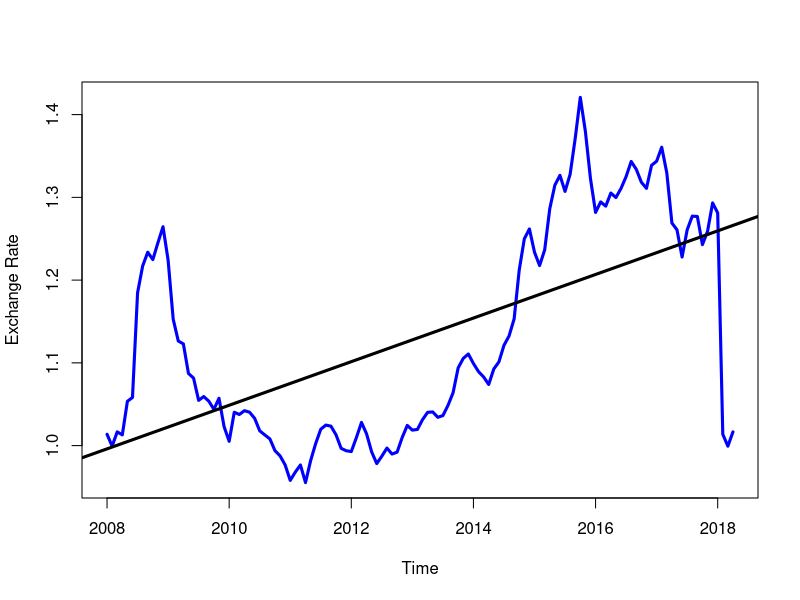
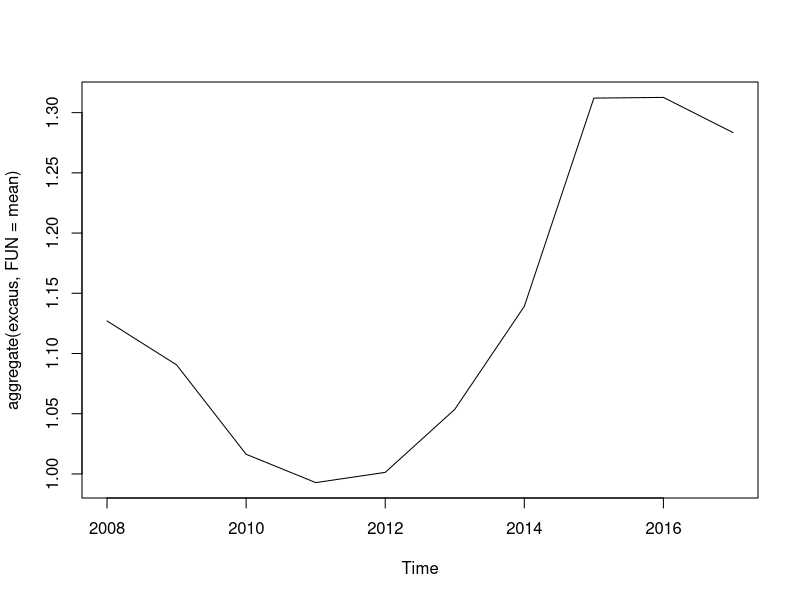
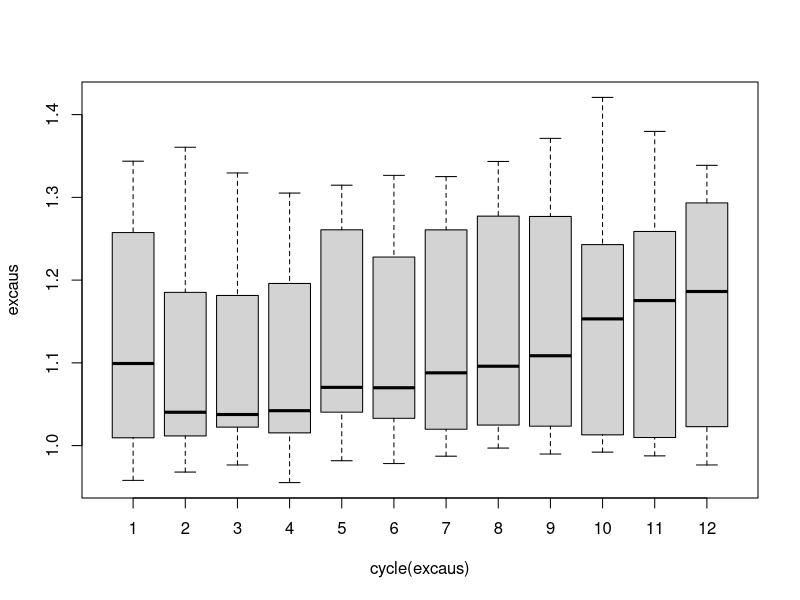
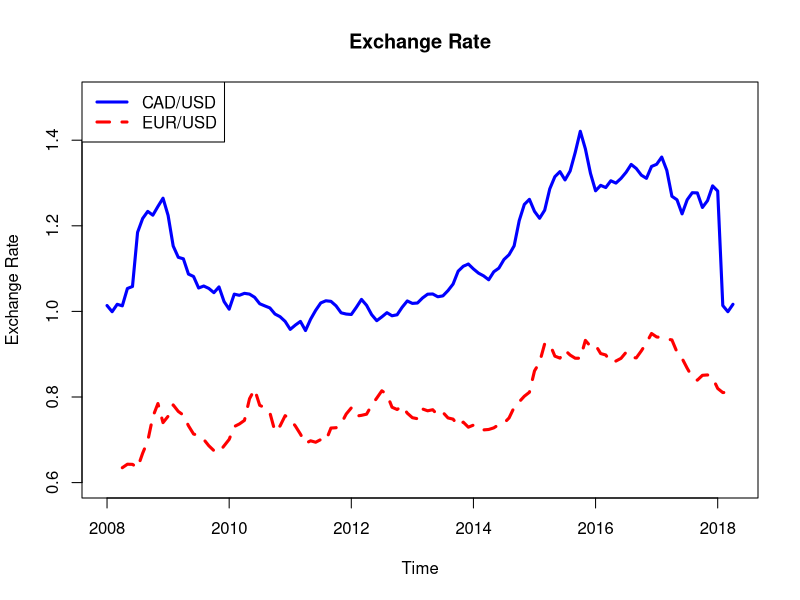
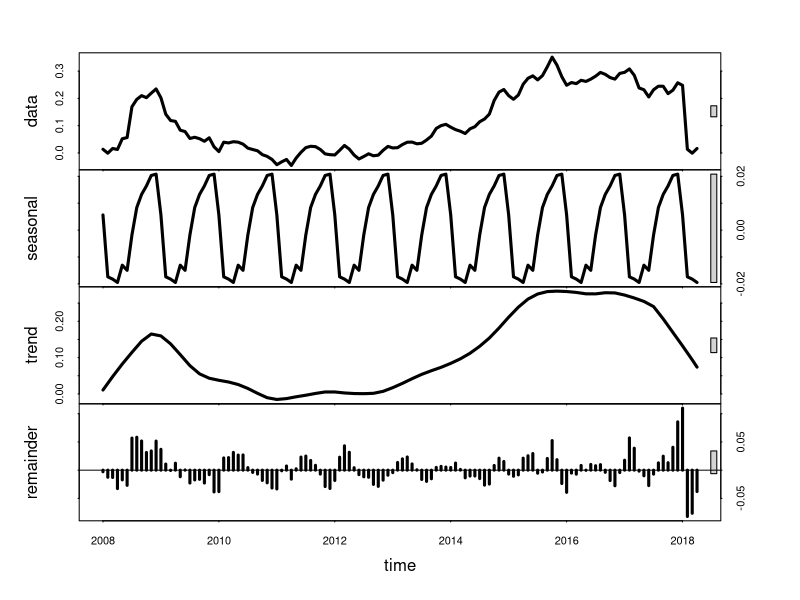
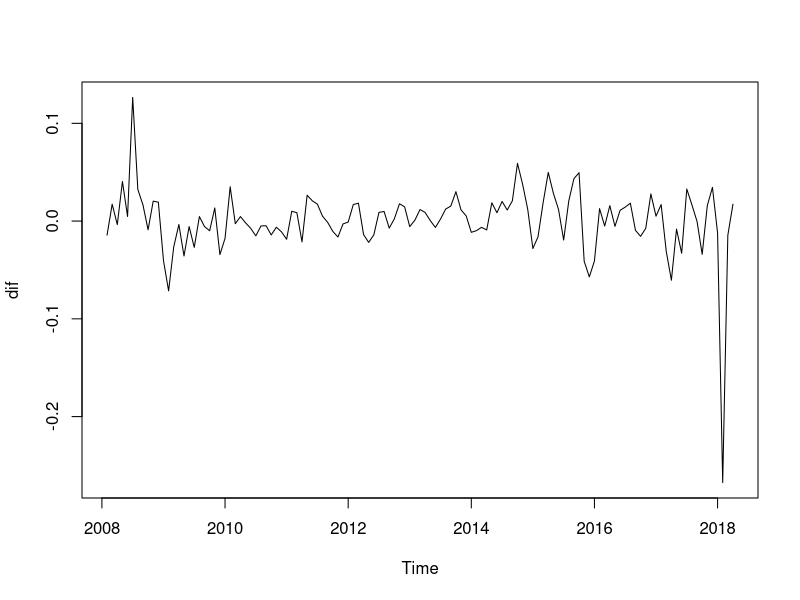

Generate these figures, in order, with R: (Note: this script raises an error after producing the figures.)
# Week 13
# Day 1 ####

setwd("/Users/2011home/Library/Mobile Documents/com~apple~CloudDocs/Education/UConn/Spring 2018/R/DataSets")

# Time seeries and forecasting
excaus <- read.csv('EXCAUS.csv', stringsAsFactors = FALSE)

head(excaus)
str(excaus)
excaus$DATE <- as.Date(excaus$DATE)
excaus$Time <- format(excaus$DATE, format = '%y/%m')
excaus <- excaus[, c(3,2)]

excaus1 <- mean(excaus[excaus$Time >= 16/01, 2])

# Use ts() function
excaus <- ts(excaus$EXCAUS, start = c(2008, 1), end = c(2018,4), frequency = 12)
str(excaus)
start(excaus)
end(excaus)
frequency(excaus)
summary(excaus)
excaus

plot(excaus, col = 'blue', lwd = 3, ylab = 'Exchange Rate')
abline(reg = lm(excaus~time(excaus)), lwd = 3)

# display yearly averages
plot(aggregate(excaus, FUN = mean))

# Box plot across months will give us a sense on seasonal effect
boxplot(excaus ~ cycle(excaus))

exuseu <- read.csv('EXUSEU.csv', stringsAsFactors = FALSE)
exuseu
exeuus <- (exuseu$DEXUSEU) ^ (-1)
exeuus <- ts(exeuus, start = c(2008, 4), end = c(2018, 3), frequency = 12)
plot(excaus, col = 'blue', lwd = 3, ylim = c(0.6, 1.5), ylab = 'Exchange Rate')
lines(exeuus, col = 'red', lty = 2, lwd = 3) # Adds the line of another plot, note in the first plot that the ylim is set, the ylim is imperative for the second line to be visible on the graph in this case

legend('topleft', legend = c('CAD/USD', 'EUR/USD'), col = c('blue', 'red'), lty = c(1,2), lwd = 3)

title(main = 'Exchange Rate')

# Seasonal Decomposition

# A time series with additive trend, seasonal, and irregular components can be decomposed 
# using the stl() function. 

# For Additive Time Series,
# Yt=St+Tt+Et
# For Multiplicative Time Series,
# Yt=St?Tt?Et -> note this is not dissimilar if we apply a logarithmic function to the multiplicative

# Note that a series with multiplicative effects can often 
# by transformedinto series with additive effects through a 
# blog transformation (i.e., newts <- log(myts)).
# What is stationary time series ?
#

# Seasonal Decomposition
SeasDecom <- stl(log(excaus), s.window="period")
plot(SeasDecom, lwd=3)

summary(SeasDecom)
SeasDecom

# # NOTE: The mean of our seasDecom is not the same at all points, so there is a trend (the mean is shifting over time), thus it's not stationary, 
# 
# # Forecasting generally requires stationarity of time series
# # The distribution hshould be IID
# # The population of interest MUST be the same OR different population with SAME distributions

# Day 2 ####
# What is stationary time series ?

# A time series is said to be stationary if it holds the follwing conditions true
# The mean value of time series is constrant over time, which implies
# There is no trend
# The variance does not change over time
# Seasonality effect is minimal

# This means there is no trend or seasonal pattern, which makes it look like a random white noise irrespective of the observed time interval

# Standard forecasting requires stationarity of data

laggedex <- lag(excaus, 1)
dif <- diff(excaus,1) # Y(t) - Y(t-1)
plot(dif)

# Converts nonstationary data to stationary data

# First we need to check whether the process is stationary (install package tseries)
library(tseries)

adf.test(excaus, alternative = 'stationary') # augmented dickey-fuller test # SEE NOTES FROM POSTED, DISPLAY WAS CUTOFF
# Fail to reject the null (p > 0.05), so it's likely non-stationary
adf.test(diff(log(excaus)), alternative = 'stationary')
# Reject the null (p <0.05), so the data is stationary

# AR(1) model with strong serial correclation
y <- rep(NA, 5*12)

set.seed(pi)

y[1] <- rnorm(1)

for (j in seq(2, 5*12, 1)) {
  y[i] <- 1+ y[i - 1] + rnorm(1)
}

y_ts <- ts(y, start = c(2008, 1), end = c(2012, 12), frequency = 12)
plot(y_ts)
acf(y_ts)

# ACF plots: Autocorrelation function corr(Yt, Yt-1)
acf(excaus) # high serial correlation
acf(diff(log(excaus))) # explanatory value of the first term is very small (not useful)
pacf(diff(log(excaus))) # explanatory power of each isn't too bad

fit <- arima(log(excaus), c(0,1,1), seasonal = list(order = c(0,1,1), period = 12)) # first argument is the order of the Autoregressive part c=(0,...), second is the difference part (p) c = (..., 1,...), last  is the moving average (q) c(...,..,1)
pred <- predict(fit, n.ahead = 2*12) # two years by 12 months
ts.plot(excaus, exp(pred$pred), log = 'y', lty = c(1,3), col = c('black', 'blue'), lwd = 3)

# For exercise, predict on the GDP

# Day 3 ####
rm(list = ls())

# Simple DGP
e <- rnorm(100, 0, 0.1) 
x1 <- runif(100, min = 2, max = 5) # Normally distributed
x2 <- runif(100, min = -1, max = 4) # Normally distributed
x3 <- rnorm(100, 3, 2) # Normally distributed
y1 <- 5 * x1 - 3 * x2 + 9 * x3 + e # linear function
data1 <- as.data.frame(cbind(y1, x1, x2, x3))
data1 

# OlS
lm(y1 ~ x1 + x2 + x3, data = data1)

# Optimization

obj1 <- function(beta, dataset) {
  y <- dataset[,1]
  x1 <- dataset[,2]
  x2 <- dataset[,3]
  x3 <- dataset[,4]
  
  res <- t(y - beta[1] * x1 - beta[2] * x2 - beta[3] * x3) %*% (y - beta[1] * x1 - beta[2] * x2 - beta[3] * x3)
  
  return(res)
}

# Optimization (more than one dimensions)
optim(c(0,0,0),obj1, dataset = data1)
optim(c(0,0,0),obj1, dataset = data1, method = 'BFGS', control = list(trace = TRUE)) # Newton-(rapson) based
optim(c(0,0,0),obj1, dataset = data1, method = 'BFGS', control = list(trace = FALSE)) # Newton-(rapson) based
optim(c(0,0,0),obj1, dataset = data1, method = 'Nelder-Mead', control = list(trace = TRUE, maxit = 3000, abstol = 1e-5)) # direct search

# Optimization (one dimension)
optimize(function(x) (x - pi) ^2, c(0, 10))

# Non-linear minimization
# SimpleDGP
y2 <- 1 / (1 + exp(-(3 + 7 * x1))) + e
data2 <- as.data.frame(cbind(y2, x1))

obj2 <- function(beta, dataset) {
  
  y <- dataset[,1]
  x1 <- dataset[,2]
  
  yhat <- 1 / (1 + exp(-(beta[1] + beta[2] * x1)))
  
  res <- t(y - yhat) %*% (y - yhat)
  
  return(res)
}

optim(c(1,1),obj2, dataset = data2, method = 'BFGS')
optim(c(1,1),obj2, dataset = data2, method = 'Nelder-Mead')

# Non_Linear optimization function
nlm(obj2, c(1,1), dataset = data2)
nlminb(c(1,1), obj2, dataset = data2, lower = c(1,1), upper = c(5,9))

# Something need to know
y3 <- 5 * x1 / (1 + 3 * x2 + 9 * x3) + e
data3 <- as.data.frame(cbind(y3, x1, x2, x3))

library('ggplot2')
library('gridExtra')

x <- seq(-3,3, length.out = 100)
